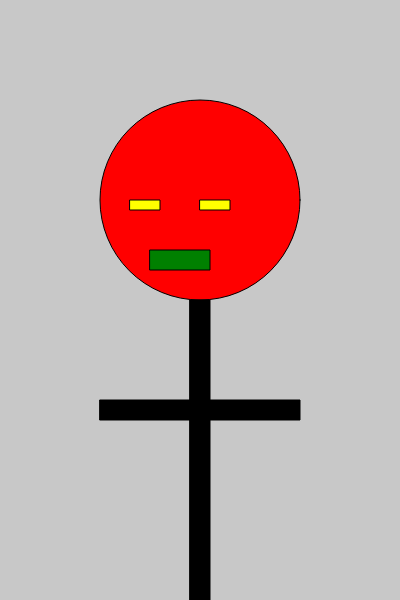
Frame 1 (no input)
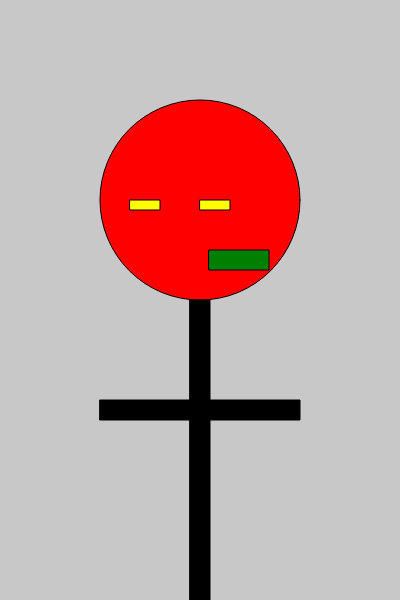
Frame 60 (no input)
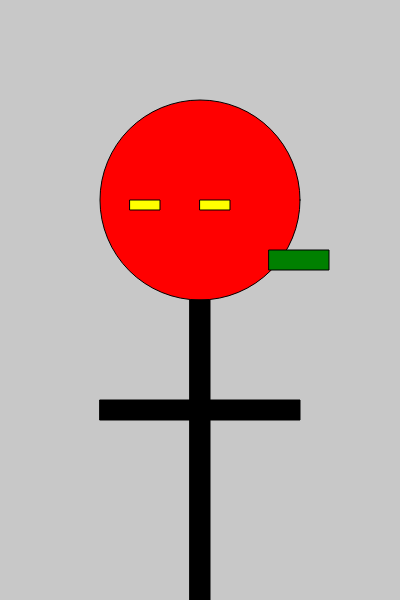
Frame 120 (the mouse pressed at the canvas centre since frame 60)

The p5.js sketch that drew these frames (run headless with seeded random() and noise() and a simulated clock; from frame 60 on, the mouse is pressed at the canvas centre):

// p5.js sketch
// ── sketch.js
// https://editor.p5js.org/jht9629-nyu/sketches/GmkAvUauV
// Day 1, 2 - basic animation

let x = 150

function setup() {
  createCanvas(400, 600);
}

function draw() {
  background(200);
  fill("red");
  // circle(x, y, d)
  circle(200, 200, 200);
  // fill(v1, v2, v3)
  // fill( value )
  fill("yellow");
  // rect(x, y, w, h)
  rect(130, 200, 30, 10);
  rect(200, 200, 30, 10);
  fill("green");
  rect(x, 250, 60, 20);
  fill(0)
  rect(190, 300, 20, 400)
  rect(100, 400, 200, 20)
  x = (x + 1) % width;
}
